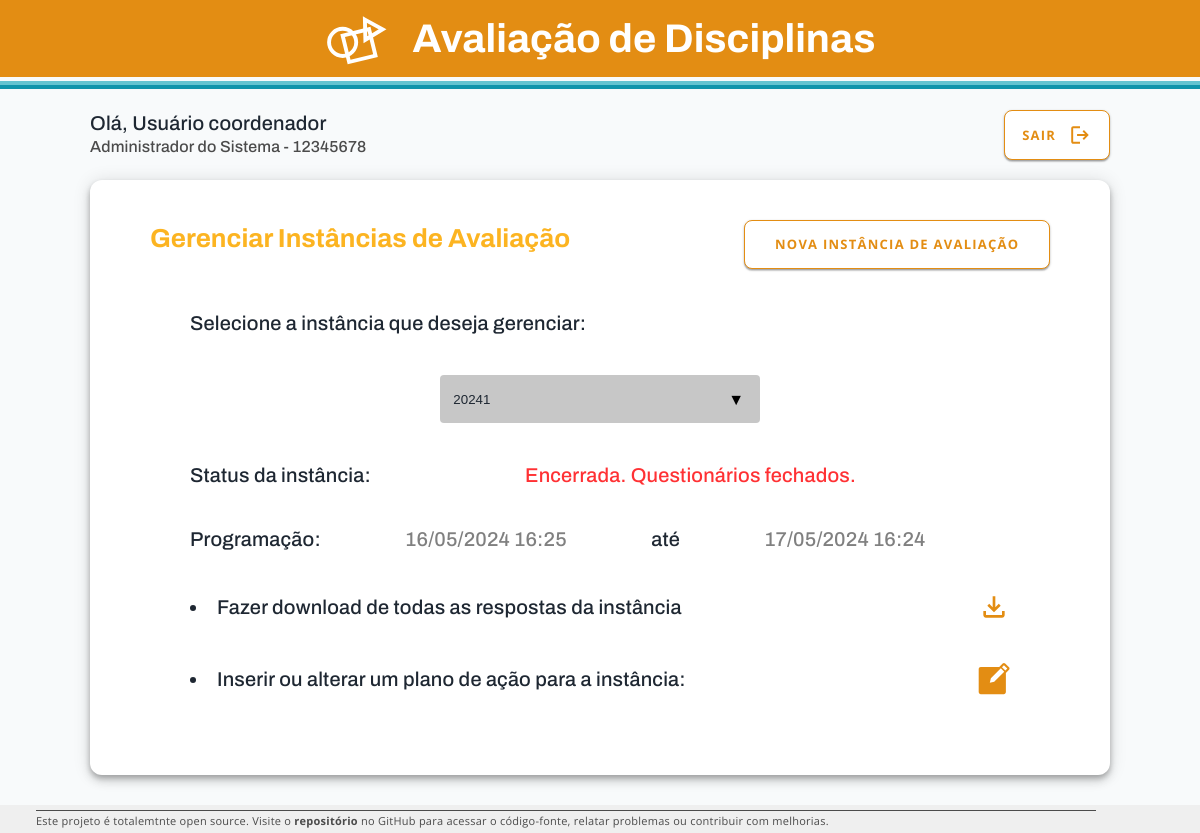
Screenshot of /views/index_master.php (signed in) with the database file from the repository.
### tables this page shows
CREATE TABLE `user` (
  `user_id` varchar(255) NOT NULL,
  `user_type` varchar(255) NOT NULL,
  `name` varchar(255) NOT NULL,
  `password` varchar(255) NOT NULL,
  `email` varchar(255) NOT NULL,
  `course` varchar(255) NOT NULL
);

CREATE TABLE `instance` (
  `instance_id` varchar(255) NOT NULL,
  `status` int(11) NOT NULL,
  `created_at` date NOT NULL DEFAULT current_timestamp(),
  `instance_date_beginning` datetime DEFAULT NULL,
  `instance_date_end` datetime DEFAULT NULL,
  `content` text NOT NULL
);

### views/index_master.php (the view, shortened to what this page needs)
<?php
include('../config.php');
$username = $_SESSION['username'];
$query_user_info = "SELECT * FROM user WHERE user_id = ?";
$stmt_user_info = $conn->prepare($query_user_info);
$stmt_user_info->bind_param("s", $username);
$stmt_user_info->execute();
$result_user_info = $stmt_user_info->get_result();
$row = $result_user_info->fetch_assoc();
$name = $row['name'];
$welcome_message = "Olá, $name";
$course_info = "Administrador do Sistema - $username";
$query_instance = "SELECT * FROM instance";
$stmt_instance = $conn->prepare($query_instance);
$stmt_instance->execute();
$result_instance = $stmt_instance->get_result();
?>
<!DOCTYPE html>
<html lang="pt-br">
<head>
    <link rel="stylesheet" href="..\css\styles.css" type="text/css">
</head>
<body>
    <div class="header">
        <div class="logo_name">
            <img src="..\images\logo.svg" alt="Logo" class="logo">
            <h1>Avaliação de Disciplinas</h1>
        </div>
        <div class="line"></div>
        <div class="line" id="standart"></div>
        <div class="line" id="darker"></div>
    </div>
    <div class="content">
        <div class="top_menu">
            <div class="user_info">
                <h3><?php echo $welcome_message; ?></h3>
                <h4><?php echo $course_info; ?></h4>
            </div>
            <form class="logout" action="..\controllers\logout.php" method="POST">
                <label for="logout" class="button_negative" id="logout">
                    Sair <img src="..\images\logout.svg" alt="logout" class="button_image">
                </label>
            </form>
        </div>
        <div class="block" id="index">
             <div class="survey_buttons">
                <h2>Gerenciar Instâncias de Avaliação</h2>
                <a class="button_negative" href="nova_instancia_2.php">NOVA INSTÂNCIA DE AVALIAÇÃO</a>
            </div>
            <div class="master">
                <h3>Selecione a instância que deseja gerenciar:</h3>
                <?php
                 if ($result_instance->num_rows > 0) {
                    ?>
                <div class="center">
                    <form class="select" id="select_instance" action="../controllers/mudar_instancia.php" method="POST">
                    <select class="select_instance" name="instance_id" id="instance" onchange="this.form.submit()">
                        <?php
                            if (!empty($_SESSION['instance_id'])) {
                                    ?>
                                       <option value="<?php echo $_SESSION['instance_id']; ?>"><?php echo $_SESSION['instance_id']; ?></option>
                                    <?php
                                }
                                    ?>
                        </select>
                    </form>
                </div>
                <div class="inline_content">
                    <h3>Status da instância:</h3>
                    <?php
                        $instance_id = $_SESSION['instance_id'];
                        $query_user_info = "SELECT * FROM instance WHERE instance_id = ?";
                        $stmt_user_info = $conn->prepare($query_user_info);
                        $stmt_user_info->bind_param("s", $instance_id);
                        $stmt_user_info->execute();
                        $result_user_info = $stmt_user_info->get_result();
                        $row = $result_user_info->fetch_assoc();
                        $instance_status = $row['status'];
                        $instance_date_beginning = $row['instance_date_beginning'];
                        $instance_date_end = $row['instance_date_end'];
                            if ($instance_status == 0) {
                                ?>
                                <h3 class="instance_status" id="waiting">Aguardando abertura. Questionários fechados.</h3>
                                    </div>
                                <div class="inline_content">
                                    <h3>Programação:</h3>
                                    <h3 class="instance_status" id="waiting"><?php echo date('d/m/Y H:i', strtotime(substr($instance_date_beginning, 0, -3))); ?></h3>
                                    <h3>até</h3>
                                    <h3 class="instance_status" id="waiting"><?php echo date('d/m/Y H:i', strtotime(substr($instance_date_end, 0, -3))); ?></h3>
                                </div>
                                    <!-- <h3>Atulização de bases:</h3>
                                    <div class="inline_content">
                                        <li>Emails_docentes.xlsx</li>
                                        <a class="logout" href="">
                                            <img src="..\images\upload.svg" alt="Upload" class="close">
                                        </a>
                                    </div> -->
                                    <form class="center" action="..\controllers\iniciar_instancia.php" method="POST">
                                        <input type="hidden" name="instance_id" value="<?php echo $instance_id; ?>">
                                        <button type="submit">INICIAR INSTÂNCIA DE AVALIAÇÃO</button>
                                    </form>
                                <?php
                            } elseif ($instance_status == 2) {
                                ?>
                                <h3 class="instance_status" id="closed">Encerrada. Questionários fechados.</h3>
                                    </div>
                                <div class="inline_content">
                                    <h3>Programação:</h3>
                                    <h3 class="instance_status" id="waiting"><?php echo date('d/m/Y H:i', strtotime(substr($instance_date_beginning, 0, -3))); ?></h3>
                                    <h3>até</h3>
                                    <h3 class="instance_status" id="waiting"><?php echo date('d/m/Y H:i', strtotime(substr($instance_date_end, 0, -3))); ?></h3>
                                </div>
                                    <form class="inline_content" method='POST' action='../controllers/download_tabela.php' target="_blank">
                                        <li>Fazer download de todas as respostas da instância</li>
                                        <button class='image-button' type='submit'>
                                                <img src='..\images\download.svg' alt='download' class='close'>
                                        </button>
                                    </form>
                                    <form class="inline_content" method='POST' action='plano_de_acao.php'>
                                        <li>Inserir ou alterar um plano de ação para a instância:</li>
                                        <button class='image-button' type='submit'>
                                                <img src='..\images\edit.svg' alt='edit' class='close'>
                                        </button>
                                    </form>
                                <?php
                            }
                        } else {
                            echo "<h3>Nenhuma instância de avaliação encontrada.</h3>";
                        }
                       ?>
                </div>
            </div>
        </div>
    <div class="footer">
        <div class="footer_content">
            <a href="https://github.com/douglasluchetti/pub2427-2023" class="footer" target="_blank" rel="noopener noreferrer">Este projeto é totalemtnte open source. Visite o <strong>repositório</strong> no GitHub para acessar o código-fonte, relatar problemas ou contribuir com melhorias.</a>
        </div>
    </div>
</body>
</html>

### rows the page displays
user: name "Olá, Usuário coordenador"
instance: instance_date_beginning "16/05/2024 16:25", instance_date_end "17/05/2024 16:24"

### other values shown
$course_info "Administrador do Sistema - 12345678"
form field instance_id "20241"
